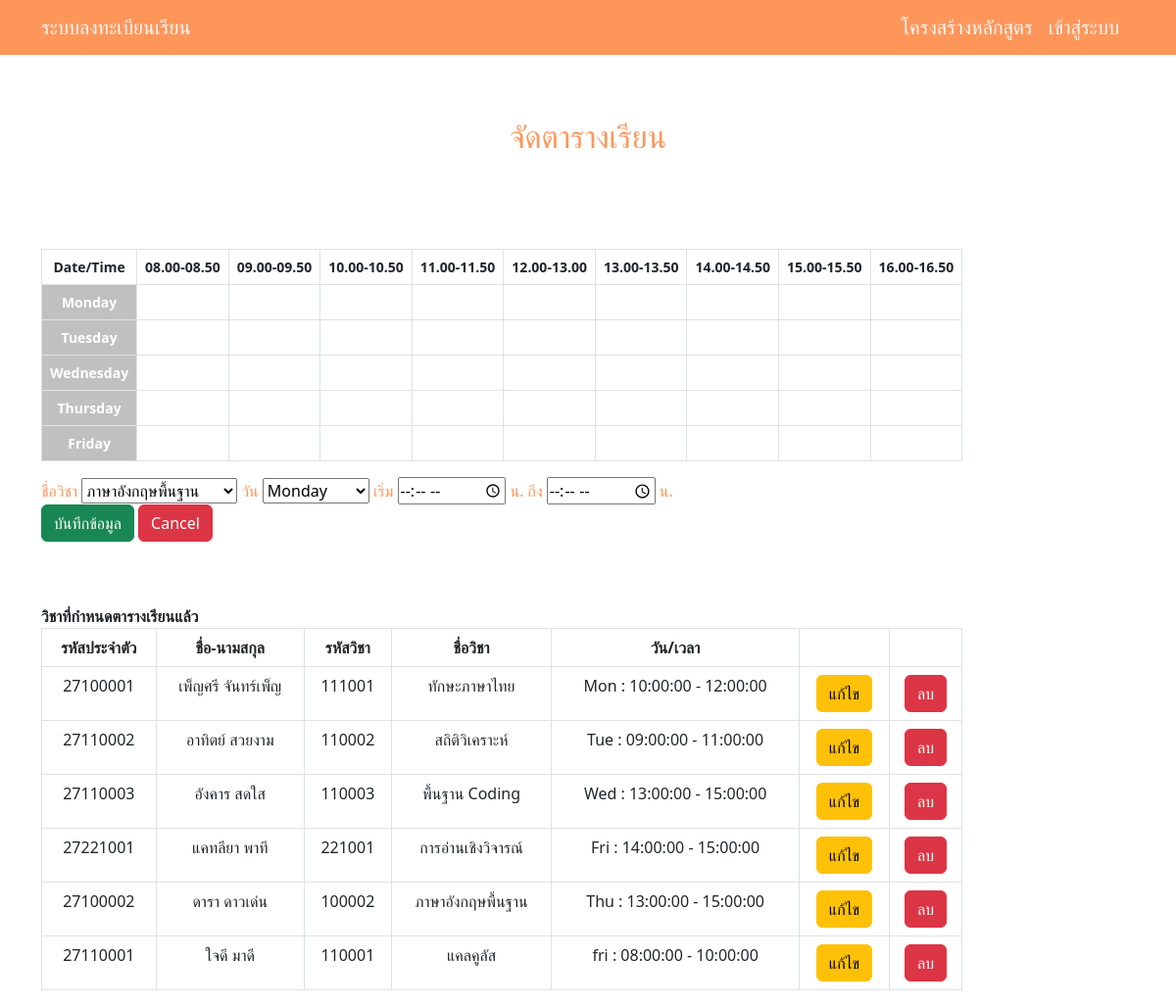
The app's page /scheduling.php with its own data.
### tables this page shows
CREATE TABLE `course` (
  `cou_id` varchar(6) NOT NULL,
  `cou_name` varchar(30) NOT NULL,
  `cou_credit` int(1) NOT NULL,
  `cou_num_of_group` int(20) NOT NULL,
  `cou_num_of_student` int(10) NOT NULL,
  `cou_building` varchar(30) NOT NULL,
  `sche_Emp_id` varchar(8) DEFAULT NULL
);

CREATE TABLE `employee` (
  `user_id` varchar(8) NOT NULL,
  `emp_fname` varchar(30) NOT NULL,
  `emp_lname` varchar(30) NOT NULL,
  `ra_id` varchar(2) NOT NULL,
  `emp_phone` varchar(10) NOT NULL,
  `emp_enroll` date NOT NULL,
  `emp_email` text NOT NULL,
  `emp_address` text NOT NULL,
  `emp_birth` date DEFAULT NULL,
  `fac_id` varchar(8) NOT NULL,
  `emp_gender` varchar(8) NOT NULL
);

CREATE TABLE `cou_date_time` (
  `cdt_id` int(30) NOT NULL,
  `cou_id` varchar(6) DEFAULT NULL,
  `cdt_date` varchar(30) NOT NULL,
  `cdt_startTime` time NOT NULL,
  `cdt_endTime` time NOT NULL
);

### scheduling.php (the view, shortened to what this page needs)
<?php
include 'conn.php';
include "navbar.php";
?>
<!DOCTYPE html>
<html lang="en">
<head>
    <link href="https://cdn.jsdelivr.net/npm/bootstrap@5.3.0-alpha1/dist/css/bootstrap.min.css" rel="stylesheet"
>
</head>
<body>
    <div class="container mt-5">
        <br>
        <div class="col-md-auto">
            <h2 class="text-center py-5" style="color: #fe965a;">จัดตารางเรียน</h2><br>
        </div>
        <div class="row justify-content-md-left">
            <div class="col-md-auto">
            <div class="bd-example">
            <table id="regisTable" class="table table-bordered text-center">
                <thead>
            <tbody>
              <tr>
		<table class="table table-bordered text-center" >
        <thead >
            <tr class="text-white small" style="background-color: grey;">
                <th scope="col">Date/Time</th>
                <th scope="col">08.00-08.50</th>
                <th scope="col">09.00-09.50</th>
                <th scope="col">10.00-10.50</th>
                <th scope="col">11.00-11.50</th>
                <th scope="col">12.00-13.00</th>
                <th scope="col">13.00-13.50</th>
                <th scope="col">14.00-14.50</th>
                <th scope="col">15.00-15.50</th>
                <th scope="col">16.00-16.50</th>
            </tr>
        </thead>
        <tbody class="text-center">
            <?php
            $days = array('Monday', 'Tuesday', 'Wednesday', 'Thursday', 'Friday');
            foreach ($days as $day) {
                echo "<tr>";
                echo '<th scope="row" style="background-color: silver;" class="text-white small">' . $day . '</th>';
                $start_time = strtotime('08:00:00');
                $end_time = strtotime('17:00:00');
                while ($start_time < $end_time) {
                    $time_slot = date('H:i:s', $start_time) . '-' . date('H:i:s', strtotime('+50 minutes', $start_time));
                    $sql3 = "SELECT * FROM course
                                INNER JOIN cou_date_time ON course.cou_id = cou_date_time.cou_id
                                INNER JOIN sche_employee ON sche_employee.sche_Emp_id  = course.sche_Emp_id
                                INNER JOIN employee ON employee.user_id = sche_employee.user_id
                                INNER JOIN faculty ON employee.fac_id = faculty.fac_id
                                INNER JOIN branch ON faculty.fac_id = branch.fac_id
                                WHERE cdt_date = '{$day}' AND cdt_startTime <= '{$time_slot}'
                                AND cdt_endTime >= '{$time_slot}'";
                    $result3 = mysqli_query($conn, $sql3);
                    if (mysqli_num_rows($result3) > 0) {
                        $row3 = mysqli_fetch_assoc($result3);
                        $class_name = $row3['cou_name'];
                        $lecturer_name = $row3['cou_id'];
                        $emp_name = $row3['emp_fname']." ".$row3['emp_lname'];
                        echo '<td colspan="1" style="background-color: #fe965a;" class="text-white small">' . $class_name . '<br>' . $lecturer_name . '<br>'. $emp_name . '</td>';
                    } else {
                        echo "<td></td>";
                    }
                    $start_time = strtotime('+1 hour', $start_time);
                }
                echo "</tr>";
            }
            ?>
              </tr>
            </tbody>
            </table>
          </div>
            <form action="scheduling_add.php" method="post">
                <label style="color: #fe965a;">ชื่อวิชา</label>
                <select name="cou_id" require>
                <?php $sql = "SELECT * FROM course";
                $result = mysqli_query($conn, $sql);
                while ($row = mysqli_fetch_assoc($result)): ?>
                <option value="<?php echo $row['cou_id']; ?>">
                <?php echo $row['cou_name']; ?></option>
                <?php endwhile; ?>
                </select>
                <label style="color: #fe965a;">วัน</label>
                <select name="cdt_date" required>
                    <option value="Monday">Monday</option>
                </select>
                <label style="color: #fe965a;">เริ่ม</label>
                <input type="time" name="cdt_startTime" min="08:00" max="16:50" required>
                <label style="color: #fe965a;">น. ถึง</label>
                <input type="time" name="cdt_endTime" min="08:00" max="16:50" required>
                <label style="color: #fe965a;">น.</label>
                <br>
                <button style="color: white;" class="btn btn-success" type="submit" name="submit" value="submit">บันทึกข้อมูล</button>
                <a href="scheduling.php" class="btn btn-danger">Cancel</a>
            </form>
            <table class="table table-bordered text-center" >
            <br><br>
            <span class="fw-bold">วิชาที่กำหนดตารางเรียนแล้ว</span><br>
        <thead>
            <tr class="text-white" style="background-color: #fe965a;">
                <th scope="col">รหัสประจำตัว</th>
                <th scope="col">ชื่อ-นามสกุล</th>
                <th scope="col">รหัสวิชา</th>
                <th scope="col">ชื่อวิชา</th>
                <th scope="col">วัน/เวลา</th>
                <th scope="col"></th>
                <th scope="col"></th>
              </tr>
            </thead>
                <?php
                $sql = "SELECT * FROM course
                INNER JOIN cou_date_time ON course.cou_id = cou_date_time.cou_id
                INNER JOIN sche_employee ON course.sche_Emp_id = sche_employee.sche_Emp_id
                INNER JOIN employee ON employee.user_id = sche_employee.user_id";
                $result = mysqli_query($conn,$sql);
                while ($row = mysqli_fetch_assoc($result)):
              ?>
                <tr>
                    <td>
                        <?php echo $row['user_id']; ?>
                    </td>
                    <td>
                        <?php echo $row['emp_fname']." ".$row['emp_lname']; ?>
                    </td>
                    <td>
                        <?php echo $row['cou_id']; ?>
                    </td>
                    <td>
                        <?php echo $row['cou_name']; ?>
                    </td>
                    <td>
                        <?php echo $row['cdt_date'].' : '.$row['cdt_startTime'].' - '.$row['cdt_endTime']; ?>
                    </td>
                    <td>
                    <a href="JavaScript:if(confirm('Confirm Edit?')==true){window.location='scheduling_edit.php?cdtID=<?php echo $row['cdt_id'];?>';}" class="btn btn-warning">แก้ไข</a>
                    </td>
                    <td>
                    <a href="JavaScript:if(confirm('Confirm Delete?')==true){window.location='scheduling_del.php?cdtID=<?php echo $row['cdt_id'];?>';}" class="btn btn-danger">ลบ</a>
                    </td>
                </tr>
                <?php endwhile; ?>
</div>
</body>
</html>

### records on screen
course: employee.user_id "27100001", employee.emp_fname "เพ็ญศรี", employee.emp_lname "จันทร์เพ็ญ", cou_date_time.cou_id "111001", cou_name "ทักษะภาษาไทย", cou_date_time.cdt_date "Mon", cou_date_time.cdt_startTime "10:00:00", cou_date_time.cdt_endTime "12:00:00"
course: employee.user_id "27110002", employee.emp_fname "อาทิตย์", employee.emp_lname "สวยงาม", cou_date_time.cou_id "110002", cou_name "สถิติวิเคราะห์", cou_date_time.cdt_date "Tue", cou_date_time.cdt_startTime "09:00:00", cou_date_time.cdt_endTime "11:00:00"
course: employee.user_id "27110003", employee.emp_fname "อังคาร", employee.emp_lname "สดใส", cou_date_time.cou_id "110003", cou_name "พื้นฐาน Coding", cou_date_time.cdt_date "Wed", cou_date_time.cdt_startTime "13:00:00", cou_date_time.cdt_endTime "15:00:00"
course: employee.user_id "27221001", employee.emp_fname "แคทลียา", employee.emp_lname "พาที", cou_date_time.cou_id "221001", cou_name "การอ่านเชิงวิจารณ์", cou_date_time.cdt_date "Fri", cou_date_time.cdt_startTime "14:00:00", cou_date_time.cdt_endTime "15:00:00"
course: employee.user_id "27100002", employee.emp_fname "ดารา", employee.emp_lname "ดาวเด่น", cou_date_time.cou_id "100002", cou_name "ภาษาอังกฤษพื้นฐาน", cou_date_time.cdt_date "Thu", cou_date_time.cdt_startTime "13:00:00", cou_date_time.cdt_endTime "15:00:00"
course: employee.user_id "27110001", employee.emp_fname "ใจดี", employee.emp_lname "มาดี", cou_date_time.cou_id "110001", cou_name "แคลคูลัส", cou_date_time.cdt_date "fri", cou_date_time.cdt_startTime "08:00:00", cou_date_time.cdt_endTime "10:00:00"

### other values on screen
$day "Monday"
$day "Tuesday"
$day "Wednesday"
$day "Thursday"
$day "Friday"
form field cou_id "ภาษาอังกฤษพื้นฐาน"
